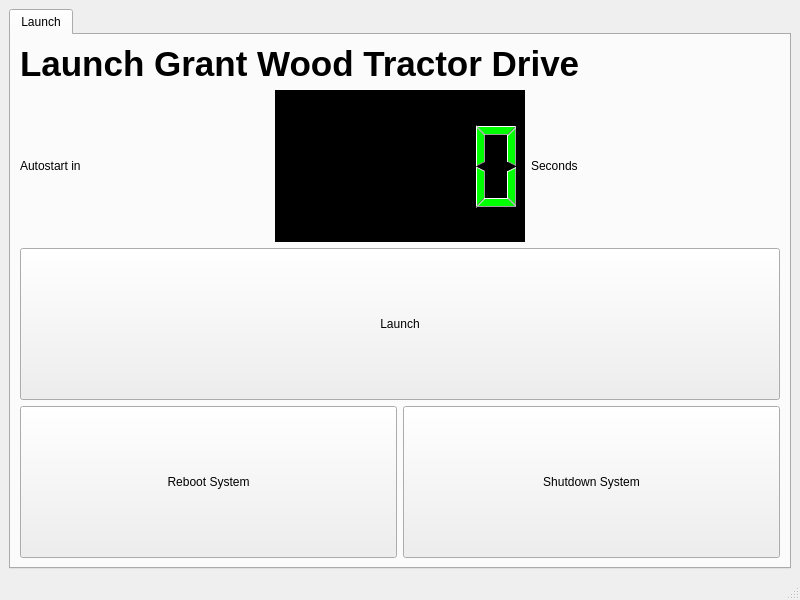
<?xml version="1.0" encoding="UTF-8"?>
<ui version="4.0">
 <class>MainWindow</class>
 <widget class="QMainWindow" name="MainWindow">
  <property name="geometry">
   <rect>
    <x>0</x>
    <y>0</y>
    <width>800</width>
    <height>600</height>
   </rect>
  </property>
  <property name="windowTitle">
   <string>Grant Wood Tractor Drive</string>
  </property>
  <widget class="QWidget" name="centralwidget">
   <layout class="QVBoxLayout" name="verticalLayout">
    <item>
     <widget class="QTabWidget" name="tabWidget">
      <property name="currentIndex">
       <number>0</number>
      </property>
      <widget class="QWidget" name="launchTab">
       <attribute name="title">
        <string>Launch</string>
       </attribute>
       <layout class="QVBoxLayout" name="verticalLayout_2">
        <item>
         <widget class="QLabel" name="label_3">
          <property name="sizePolicy">
           <sizepolicy hsizetype="Preferred" vsizetype="Fixed">
            <horstretch>0</horstretch>
            <verstretch>0</verstretch>
           </sizepolicy>
          </property>
          <property name="text">
           <string>&lt;html&gt;&lt;head/&gt;&lt;body&gt;&lt;p&gt;&lt;span style=&quot; font-size:26pt; font-weight:600;&quot;&gt;Launch Grant Wood Tractor Drive&lt;/span&gt;&lt;/p&gt;&lt;/body&gt;&lt;/html&gt;</string>
          </property>
         </widget>
        </item>
        <item>
         <layout class="QHBoxLayout" name="horizontalLayout">
          <item>
           <widget class="QLabel" name="label">
            <property name="sizePolicy">
             <sizepolicy hsizetype="Preferred" vsizetype="Minimum">
              <horstretch>0</horstretch>
              <verstretch>0</verstretch>
             </sizepolicy>
            </property>
            <property name="text">
             <string>Autostart in </string>
            </property>
           </widget>
          </item>
          <item>
           <widget class="QLCDNumber" name="lcdNumber">
            <property name="sizePolicy">
             <sizepolicy hsizetype="Minimum" vsizetype="Minimum">
              <horstretch>0</horstretch>
              <verstretch>0</verstretch>
             </sizepolicy>
            </property>
            <property name="autoFillBackground">
             <bool>false</bool>
            </property>
            <property name="styleSheet">
             <string notr="true">QLCDNumber{
color:  rgb(0, 255, 0);
background-color: rgb(0,0,0);
}</string>
            </property>
           </widget>
          </item>
          <item>
           <widget class="QLabel" name="label_2">
            <property name="sizePolicy">
             <sizepolicy hsizetype="Preferred" vsizetype="Minimum">
              <horstretch>0</horstretch>
              <verstretch>0</verstretch>
             </sizepolicy>
            </property>
            <property name="text">
             <string>Seconds</string>
            </property>
           </widget>
          </item>
         </layout>
        </item>
        <item>
         <widget class="QPushButton" name="launchButton">
          <property name="sizePolicy">
           <sizepolicy hsizetype="Minimum" vsizetype="Minimum">
            <horstretch>0</horstretch>
            <verstretch>0</verstretch>
           </sizepolicy>
          </property>
          <property name="text">
           <string>Launch</string>
          </property>
         </widget>
        </item>
        <item>
         <layout class="QHBoxLayout" name="horizontalLayout_2">
          <item>
           <widget class="QPushButton" name="rebootButton">
            <property name="sizePolicy">
             <sizepolicy hsizetype="Minimum" vsizetype="Minimum">
              <horstretch>0</horstretch>
              <verstretch>0</verstretch>
             </sizepolicy>
            </property>
            <property name="text">
             <string>Reboot System</string>
            </property>
           </widget>
          </item>
          <item>
           <widget class="QPushButton" name="shutdownButton">
            <property name="sizePolicy">
             <sizepolicy hsizetype="Minimum" vsizetype="Minimum">
              <horstretch>0</horstretch>
              <verstretch>0</verstretch>
             </sizepolicy>
            </property>
            <property name="text">
             <string>Shutdown System</string>
            </property>
           </widget>
          </item>
         </layout>
        </item>
       </layout>
      </widget>
     </widget>
    </item>
   </layout>
  </widget>
  <widget class="QMenuBar" name="menubar">
   <property name="geometry">
    <rect>
     <x>0</x>
     <y>0</y>
     <width>800</width>
     <height>20</height>
    </rect>
   </property>
  </widget>
  <widget class="QStatusBar" name="statusbar"/>
 </widget>
 <resources/>
 <connections/>
</ui>
